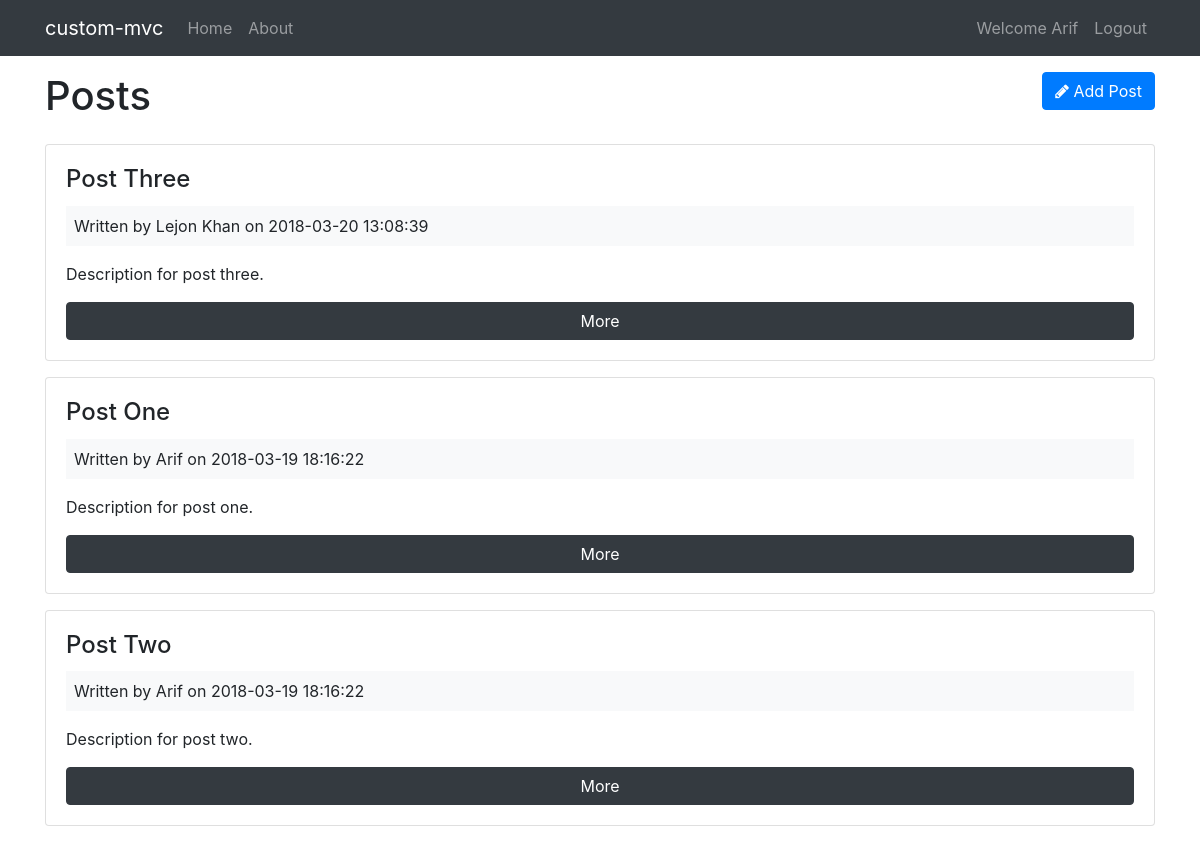
Screenshot of /posts (signed in) with the database file from the repository.
### tables this page shows
CREATE TABLE `posts` (
  `id` int(11) NOT NULL,
  `user_id` int(11) NOT NULL,
  `title` varchar(255) NOT NULL,
  `body` text NOT NULL,
  `created_at` datetime NOT NULL DEFAULT CURRENT_TIMESTAMP
);

CREATE TABLE `users` (
  `id` int(11) NOT NULL,
  `name` varchar(255) NOT NULL,
  `email` varchar(255) NOT NULL,
  `password` varchar(255) NOT NULL,
  `created_at` datetime NOT NULL DEFAULT CURRENT_TIMESTAMP
);

### app/controllers/Posts.php (called while the page is built, shortened)
<?php
  class Posts extends Controller {
    public function __construct(){
      $this->postModel = $this->model('Post');
    }
    public function index(){
      $posts = $this->postModel->getPosts();
      $data = [
        'posts' => $posts
      ];
      $this->view('posts/index', $data);
    }
  }

### app/libraries/Core.php (called while the page is built, shortened)
<?php
  class Core {
    protected $currentMethod = 'index';
    public function __construct(){
      $url = $this->getUrl();
      if(file_exists('../app/controllers/' . ucwords($url[0]). '.php')){
        unset($url[0]);
      }
      $this->currentController = new $this->currentController;
      $this->params = $url ? array_values($url) : [];
      call_user_func_array([$this->currentController, $this->currentMethod], $this->params);
    }
    public function getUrl(){
      if(isset($_GET['url'])){
        $url = rtrim($_GET['url'], '/');
        $url = filter_var($url, FILTER_SANITIZE_URL);
        $url = explode('/', $url);
        return $url;
      }
    }
  }

### public/index.php (called while the page is built, shortened)
<?php
  $init = new Core;

### app/libraries/Database.php (called while the page is built, shortened)
<?php
  class Database {
    private $host = DB_HOST;
    private $user = DB_USER;
    private $pass = DB_PASS;
    private $dbname = DB_NAME;
    private $dbh;
    private $stmt;
    public function __construct(){
      $dsn = 'mysql:host=' . $this->host . ';dbname=' . $this->dbname;
      $options = array(
        PDO::ATTR_PERSISTENT => true,
        PDO::ATTR_ERRMODE => PDO::ERRMODE_EXCEPTION
      );
      try{
        $this->dbh = new PDO($dsn, $this->user, $this->pass, $options);
      } catch(PDOException $e){
        $this->error = $e->getMessage();
        echo $this->error;
      }
    }
    public function query($sql){
      $this->stmt = $this->dbh->prepare($sql);
    }
    public function execute(){
      return $this->stmt->execute();
    }
    public function resultSet(){
      $this->execute();
      return $this->stmt->fetchAll(PDO::FETCH_OBJ);
    }
  }

### app/models/Post.php (called while the page is built, shortened)
<?php
  class Post {
    private $db;
    public function __construct(){
      $this->db = new Database;
    }
    public function getPosts(){
      $this->db->query('SELECT *,
                        posts.id as postId,
                        users.id as userId,
                        posts.created_at as postCreated,
                        users.created_at as userCreated
                        FROM posts
                        INNER JOIN users
                        ON posts.user_id = users.id
                        ORDER BY posts.created_at DESC
                        ');
      $results = $this->db->resultSet();
      return $results;
    }
  }

### app/views/posts/index.php (the view, shortened to what this page needs)
<?php require APPROOT . '/views/inc/header.php'; ?>
  <div class="row mb-3">
    <div class="col-md-6">
      <h1>Posts</h1>
    </div>
    <div class="col-md-6">
      <a href="<?php echo URLROOT; ?>/posts/add" class="btn btn-primary pull-right">
        <i class="fa fa-pencil"></i> Add Post
      </a>
    </div>
  </div>
  <?php foreach($data['posts'] as $post) : ?>
    <div class="card card-body mb-3">
      <h4 class="card-title"><?php echo $post->title; ?></h4>
      <div class="bg-light p-2 mb-3">
        Written by <?php echo $post->name; ?> on <?php echo $post->postCreated; ?>
      </div>
      <p class="card-text"><?php echo $post->body; ?></p>
      <a href="<?php echo URLROOT; ?>/posts/show/<?php echo $post->postId; ?>" class="btn btn-dark">More</a>
    </div>
  <?php endforeach; ?>
<?php require APPROOT . '/views/inc/footer.php'; ?>

### app/libraries/Controller.php (shortened to what this page needs)
<?php
  class Controller {
    public function view($view, $data = []){
      if(file_exists('../app/views/' . $view . '.php')){
        require_once '../app/views/' . $view . '.php';
      } else {
        die('View does not exist');
      }
    }
  }

### app/views/inc/header.php (shortened to what this page needs)
<!DOCTYPE html>
<html lang="en">
<head>
  <link rel="stylesheet" href="https://maxcdn.bootstrapcdn.com/bootstrap/4.0.0-beta/css/bootstrap.min.css">
  <link href="https://maxcdn.bootstrapcdn.com/font-awesome/4.7.0/css/font-awesome.min.css" rel="stylesheet">
  <link rel="stylesheet" href="<?php echo URLROOT; ?>/css/style.css">
</head>
<body>
  <?php require APPROOT . '/views/inc/navbar.php'; ?>
  <div class="container">

### app/views/inc/navbar.php (shortened to what this page needs)
<nav class="navbar navbar-expand-lg navbar-dark bg-dark mb-3">
  <div class="container">
      <a class="navbar-brand" href="<?php echo URLROOT; ?>"><?php echo SITENAME; ?></a>
      <div class="collapse navbar-collapse" id="navbarsExampleDefault">
        <ul class="navbar-nav mr-auto">
          <li class="nav-item">
            <a class="nav-link" href="<?php echo URLROOT; ?>">Home</a>
          </li>
          <li class="nav-item">
            <a class="nav-link" href="<?php echo URLROOT; ?>/pages/about">About</a>
          </li>
        </ul>
        <ul class="navbar-nav ml-auto">
          <?php if(isset($_SESSION['user_id'])) : ?>
          <li class="nav-item">
              <a class="nav-link" href="#">Welcome <?php echo $_SESSION['user_name']; ?></a>
            </li>
          <li class="nav-item">
              <a class="nav-link" href="<?php echo URLROOT; ?>/users/logout">Logout</a>
            </li>
          <?php endif; ?>
        </ul>
      </div>
    </div>
  </nav>

### app/views/inc/footer.php (shortened to what this page needs)
  </div>
</body>
</html>

### rows the page displays
posts: title "Post Three", user.name "Lejon Khan", created_at "2018-03-20 13:08:39", body "Description for post three."
posts: title "Post One", user.name "Arif", created_at "2018-03-19 18:16:22", body "Description for post one."
posts: title "Post Two", user.name "Arif", created_at "2018-03-19 18:16:22", body "Description for post two."

### other values shown
SITENAME "custom-mvc"
$_SESSION['user_name'] "Arif"
